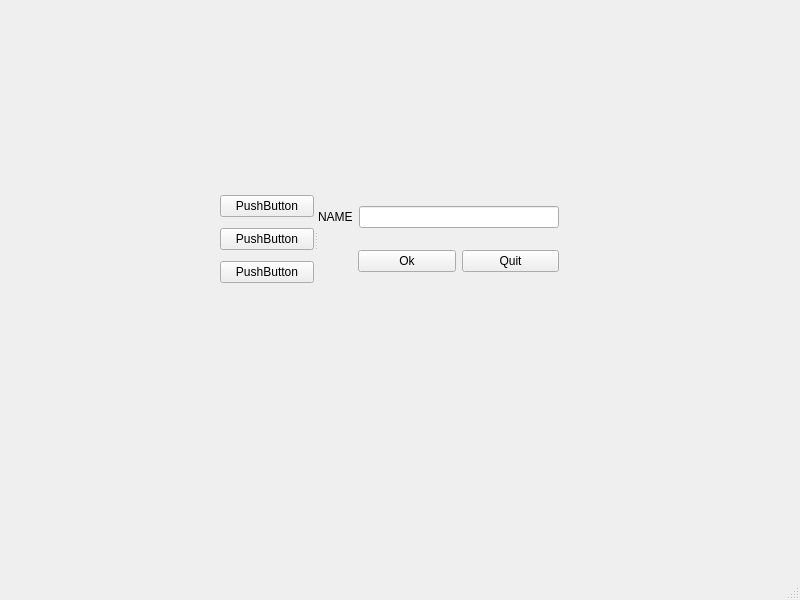
<?xml version="1.0" encoding="UTF-8"?>
<ui version="4.0">
 <class>MainWindow</class>
 <widget class="QMainWindow" name="MainWindow">
  <property name="geometry">
   <rect>
    <x>0</x>
    <y>0</y>
    <width>800</width>
    <height>600</height>
   </rect>
  </property>
  <property name="windowTitle">
   <string>MainWindow</string>
  </property>
  <widget class="QWidget" name="centralwidget">
   <widget class="QSplitter" name="splitter">
    <property name="geometry">
     <rect>
      <x>220</x>
      <y>190</y>
      <width>339</width>
      <height>100</height>
     </rect>
    </property>
    <property name="orientation">
     <enum>Qt::Horizontal</enum>
    </property>
    <widget class="QWidget" name="">
     <layout class="QVBoxLayout" name="verticalLayout_2">
      <item>
       <widget class="QPushButton" name="pushButton_3">
        <property name="text">
         <string>PushButton</string>
        </property>
       </widget>
      </item>
      <item>
       <widget class="QPushButton" name="pushButton_4">
        <property name="text">
         <string>PushButton</string>
        </property>
       </widget>
      </item>
      <item>
       <widget class="QPushButton" name="pushButton_5">
        <property name="text">
         <string>PushButton</string>
        </property>
       </widget>
      </item>
     </layout>
    </widget>
    <widget class="QWidget" name="">
     <layout class="QVBoxLayout" name="verticalLayout">
      <item>
       <layout class="QHBoxLayout" name="horizontalLayout">
        <item>
         <widget class="QLabel" name="label">
          <property name="text">
           <string>NAME</string>
          </property>
          <property name="buddy">
           <cstring>lineEdit</cstring>
          </property>
         </widget>
        </item>
        <item>
         <widget class="QLineEdit" name="lineEdit"/>
        </item>
       </layout>
      </item>
      <item>
       <layout class="QHBoxLayout" name="horizontalLayout_2">
        <item>
         <spacer name="horizontalSpacer">
          <property name="orientation">
           <enum>Qt::Horizontal</enum>
          </property>
          <property name="sizeType">
           <enum>QSizePolicy::Preferred</enum>
          </property>
          <property name="sizeHint" stdset="0">
           <size>
            <width>40</width>
            <height>20</height>
           </size>
          </property>
         </spacer>
        </item>
        <item>
         <widget class="QPushButton" name="pushButton">
          <property name="text">
           <string>Ok</string>
          </property>
         </widget>
        </item>
        <item>
         <widget class="QPushButton" name="pushButton_2">
          <property name="text">
           <string>Quit</string>
          </property>
         </widget>
        </item>
       </layout>
      </item>
     </layout>
    </widget>
   </widget>
  </widget>
  <widget class="QMenuBar" name="menubar">
   <property name="geometry">
    <rect>
     <x>0</x>
     <y>0</y>
     <width>800</width>
     <height>26</height>
    </rect>
   </property>
  </widget>
  <widget class="QStatusBar" name="statusbar"/>
 </widget>
 <resources/>
 <connections/>
</ui>
